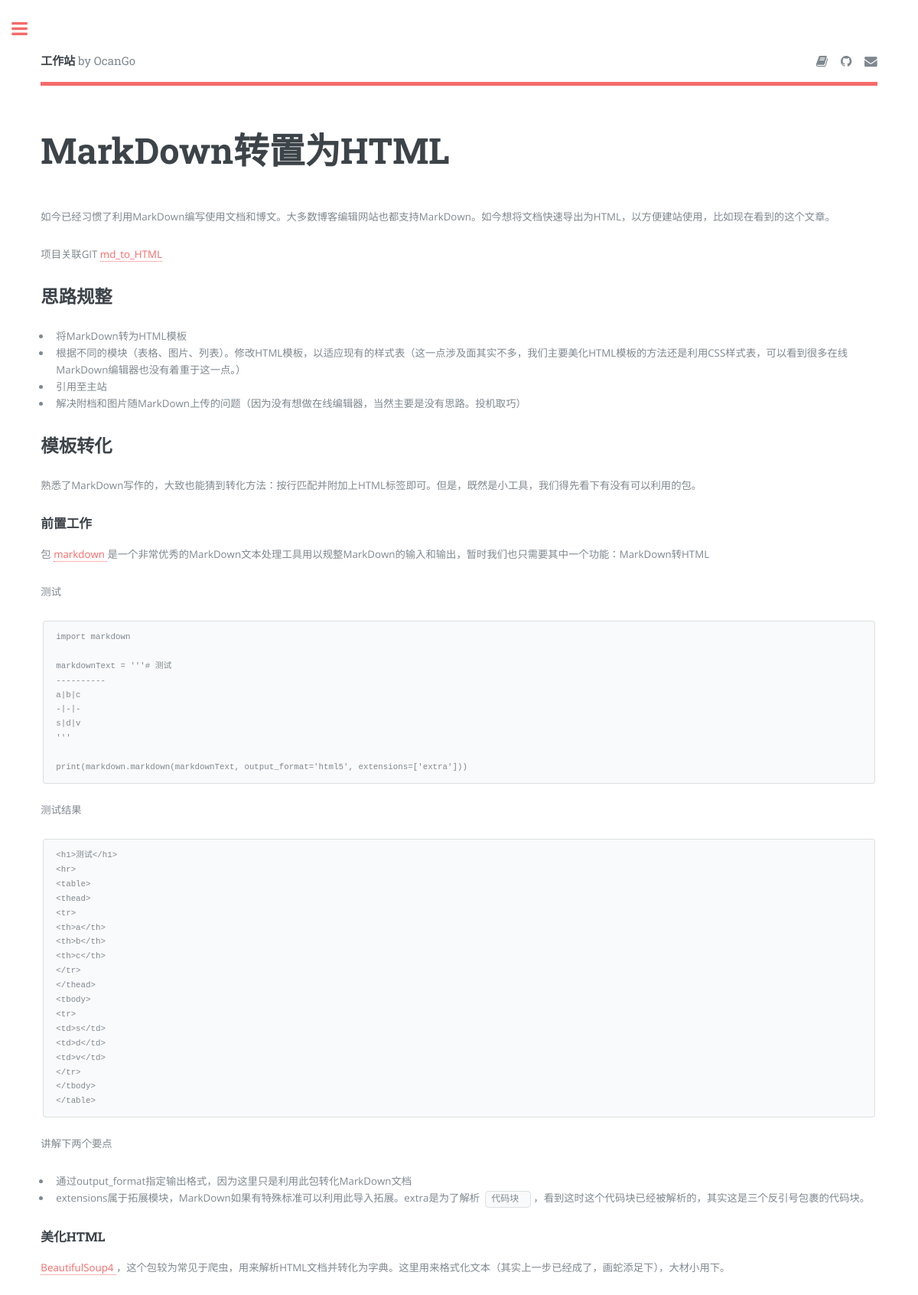
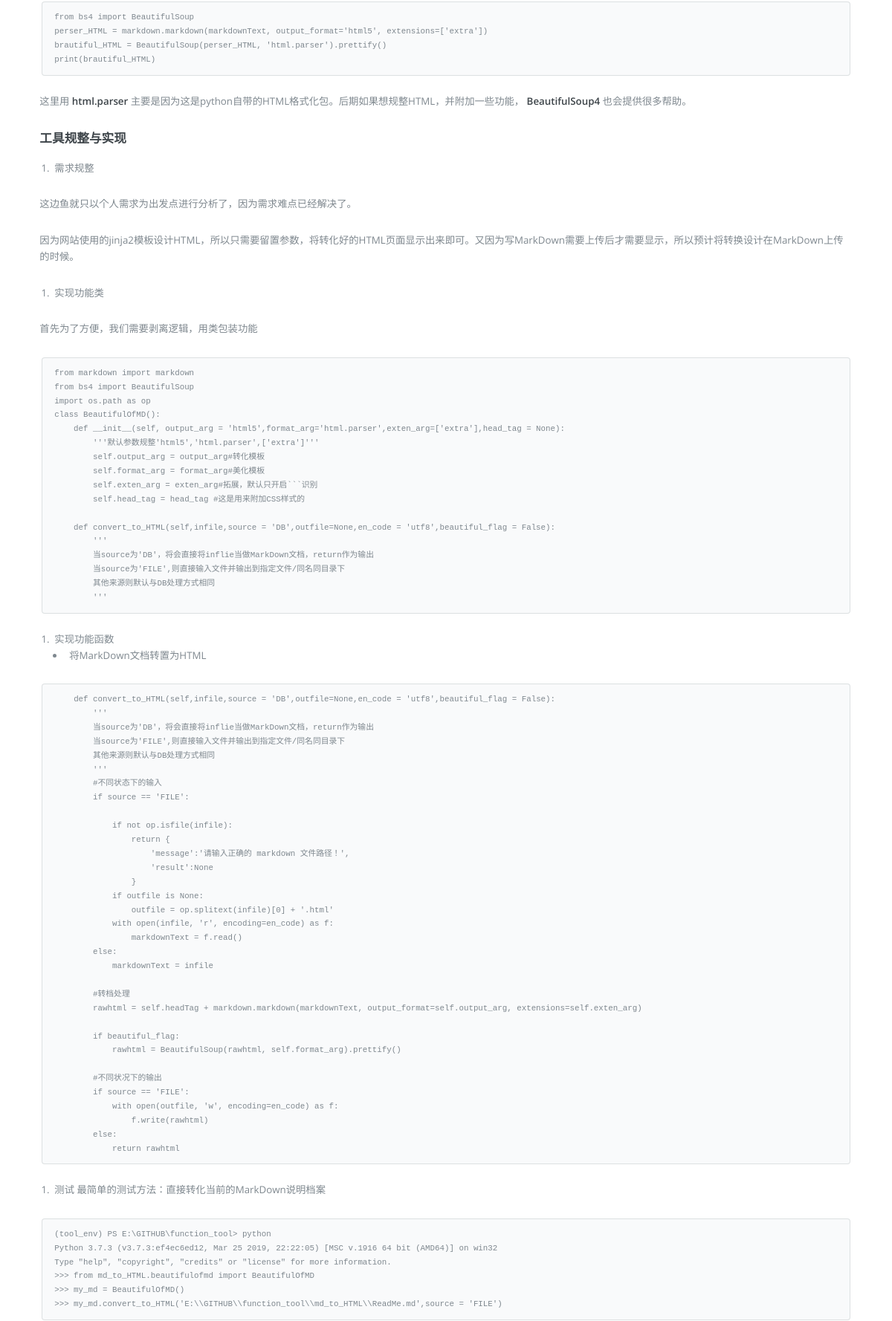
Screenshot of /article/4 (upper part) with the database file from the repository (2 pictures, top to bottom).
### models/articles.py (models this page shows, shortened)
class ArticleModel(db.Model):
    __tablename__='article'
    id = db.Column(db.Integer, primary_key=True)
    topic = db.Column(db.String(80))
    picture_url = db.Column(db.String(80))
    article_url = db.Column(db.Boolean,default=False,nullable=False)
    weight = db.Column(db.Integer,nullable=False)#权重,默认1,最大10，不实际卡控
    introduce = db.Column(db.String(1000))
    link_project = db.Column(db.Integer, db.ForeignKey('project.id'))
    create_time = db.Column(db.DateTime , nullable=False , default=datetime.now)
    store = db.relationship('ProjectModel')
    def json(self):
        return {
            "id":self.id,
            "topic":self.topic,
            "picture_url":self.picture_url,
            "article_url":self.article_url,
            "introduce":self.introduce,
            "link_project":self.link_project
        }
    @classmethod
    def find_by_id(cls,id):
        return cls.query.filter_by(id=id).first()

### models/content.py (models this page shows, shortened)
class ContentModel(db.Model):
    __tablename__='content'
    id = db.Column(db.Integer, primary_key=True)
    content_md = db.Column(db.String(5000))
    content_HTML = db.Column(db.String(5000))
    create_time = db.Column(db.DateTime , nullable=False , default=datetime.now)
    @classmethod
    def find_by_id(cls, id):
        return cls.query.filter_by(id=id).first()

### app.py (the view)
@app.route('/article/<int:topic>')
def articles(topic):
    article = ArticleModel.find_by_id(topic)
    if article:
        project = ProjectModel.find_by_id(article.link_project)
        articles_list = project.get_all_article(None)
        content = ContentModel.find_by_id(article.id)
        if content:
            article_content = content.content_HTML
        else:
            article_content = None
    else:
        abort(404)
    print({
    "articles_len" : len(articles_list['articles']),
    "articles":articles_list['articles'],
    "article_name":article.topic})
    return render_template(
        'generic.html',
        article_id = topic,
        articles = {
            "articles_len" : len(articles_list['articles']),
            "articles":articles_list['articles'],
            "article_content":article_content,
            "article_name":article.topic},
        )

### models/projects.py (called while the page is built)
    def get_all_article(self,maxindex = 3):
        return {
            'name':self.name,
            'id':self.id,
            'articles': [article.json() for article in (self.articles.limit(maxindex).all() if maxindex is not None else self.articles.all())]
        }

    @classmethod
    def find_by_id(cls, id):
        return cls.query.filter_by(id=id).first()

### templates/generic.html (shortened to what this page needs)
{% extends "base/base.html" %}
{% block mainbody %}
		<section>
			<header class="main">
				<h1>{{articles['article_name']}}</h1>
			</header>
			{% if articles['article_content'] %}
				{{ articles['article_content'] | safe }}
			{% else %}
				<p>暂时没有相关的内容。</p>
			{% endif %}
		</section>
{% endblock %}

### static/assets/css/main.css (style rules this page uses)
html, body, div, span, applet, object, iframe, h1, h2, h3, h4, h5, h6, p, blockquote, pre, a, abbr, acronym, address, big, cite, code, del, dfn, em, img, ins, kbd, q, s, samp, small, strike, strong, sub, sup, tt, var, b, u, i, center, dl, dt, dd, ol, ul, li, fieldset, form, label, legend, table, caption, tbody, tfoot, thead, tr, th, td, article, aside, canvas, details, embed, figure, figcaption, footer, header, hgroup, menu, nav, output, ruby, section, summary, time, mark, audio, video { margin: 0; padding: 0; border: 0; font-size: 100%; font: inherit; vertical-align: baseline; }
article, aside, details, figcaption, figure, footer, header, hgroup, menu, nav, section { display: block; }
body { line-height: 1; }
ol, ul { list-style: none; }
body { -webkit-text-size-adjust: none; }
body { -ms-overflow-style: scrollbar; }
html { box-sizing: border-box; }
*, *:before, *:after { box-sizing: inherit; }
body { background: #ffffff; }
body, input, select, textarea { color: #7f888f; font-family: "Open Sans", sans-serif; font-size: 13pt; font-weight: 400; line-height: 1.65; }
@media screen and (max-width: 1680px) { body, input, select, textarea { font-size: 11pt; } }
@media screen and (max-width: 1280px) { body, input, select, textarea { font-size: 10pt; } }
a { -moz-transition: color 0.2s ease-in-out, border-bottom-color 0.2s ease-in-out; -webkit-transition: color 0.2s ease-in-out, border-bottom-color 0.2s ease-in-out; -ms-transition: color 0.2s ease-in-out, border-bottom-color 0.2s ease-in-out; transition: color 0.2s ease-in-out, border-bottom-color 0.2s ease-in-out; border-bottom: dotted 1px; color: #f56a6a; text-decoration: none; }
strong, b { color: #3d4449; font-weight: 600; }
p { margin: 0 0 2em 0; }
h1, h2, h3, h4, h5, h6 { color: #3d4449; font-family: "Roboto Slab", serif; font-weight: 700; line-height: 1.5; margin: 0 0 1em 0; }
h1 { font-size: 4em; margin: 0 0 0.5em 0; line-height: 1.3; }
h2 { font-size: 1.75em; }
h3 { font-size: 1.25em; }
@media screen and (max-width: 1680px) { h1 { font-size: 3.5em; } }
code { background: rgba(230, 235, 237, 0.25); border-radius: 0.375em; border: solid 1px rgba(210, 215, 217, 0.75); font-family: "Courier New", monospace; font-size: 0.9em; margin: 0 0.25em; padding: 0.25em 0.65em; }
pre { -webkit-overflow-scrolling: touch; font-family: "Courier New", monospace; font-size: 0.9em; margin: 0 0 2em 0; }
pre code { display: block; line-height: 1.75; padding: 1em 1.5em; overflow-x: auto; }
header.main > :last-child { margin: 0 0 1em 0; }
ol { list-style: decimal; margin: 0 0 2em 0; padding-left: 1.25em; }
ol li { padding-left: 0.25em; }
ul { list-style: disc; margin: 0 0 2em 0; padding-left: 1em; }
ul li { padding-left: 0.5em; }
#main > .inner > section { padding: 6em 0 4em 0 ; border-top: solid 2px rgba(210, 215, 217, 0.75); }
#main > .inner > section:first-of-type { border-top: 0 !important; }
@media screen and (max-width: 1680px) { #main > .inner > section { padding: 5em 0 3em 0 ; } }
@media screen and (max-width: 1280px) { #main > .inner > section { padding: 4em 0 2em 0 ; } }

### rows the page displays
ArticleModel: article_name "MarkDown转置为HTML"
ContentModel: article_content "如今已经习惯了利用MarkDown编写使用文档和博文。大多数博客编辑网站也都支持MarkDown。如今想将文档快速导出为HTML，以方便建站使用，比如现在看到的这个文章。 项目关联GIT md_to_HTML 思路规整 将MarkDown转为HTML模板 根据不同的模块（表格、图片、列表）。修改HTML模板，以适应现有的样式表（这一点涉及面其实不多，我们主要美化HTML模板的方法还是利用CSS样式表，可以看到很多在线MarkDown编辑器也没有着重于这一点。） 引用至主站 解决附档和图片随MarkDown上传的问题（因为没有想做在线编辑器，当然主要是没有思路。投机取巧） 模板转化 熟悉了MarkDown写作的，大致也能猜到转化方法：按行匹配并附加上HTML标签即可。但是，既然是小工具，我们得先看下有没有可以利用的包。 前置工作 包 markdown 是一个非常优秀的MarkDown文本处理工具用以规整MarkDown的输入和输出，暂时我们也只需要其中一个功能：MarkDown转HTML 测试 import markdown markdownText = '''# 测试 ---------- a|b|c -|-|- s|d|v ''' print(markdown.markdown(markdownText, output_format='html5', extensions=['extra'])) 测试结果 <h1>测试</h1> <hr> <table> <thead> <tr> <th>a</th> <th>b</th> <th>c</th> </tr> </thead>…"
